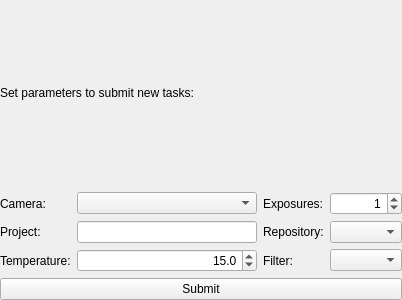
<?xml version="1.0" encoding="UTF-8"?>
<ui version="4.0">
 <class>snowgui::tasksubmissionwidget</class>
 <widget class="QWidget" name="snowgui::tasksubmissionwidget">
  <property name="geometry">
   <rect>
    <x>0</x>
    <y>0</y>
    <width>402</width>
    <height>300</height>
   </rect>
  </property>
  <property name="windowTitle">
   <string>Form</string>
  </property>
  <layout class="QGridLayout" name="gridLayout">
   <property name="leftMargin">
    <number>0</number>
   </property>
   <property name="topMargin">
    <number>0</number>
   </property>
   <property name="rightMargin">
    <number>0</number>
   </property>
   <property name="bottomMargin">
    <number>0</number>
   </property>
   <item row="4" column="3">
    <widget class="QComboBox" name="filterBox"/>
   </item>
   <item row="2" column="0">
    <widget class="QLabel" name="projectLabel">
     <property name="text">
      <string>Project:</string>
     </property>
    </widget>
   </item>
   <item row="2" column="2">
    <widget class="QLabel" name="repositoryLabel">
     <property name="text">
      <string>Repository:</string>
     </property>
    </widget>
   </item>
   <item row="2" column="3">
    <widget class="QComboBox" name="repositoryBox"/>
   </item>
   <item row="1" column="2">
    <widget class="QLabel" name="exposuresLabel">
     <property name="text">
      <string>Exposures:</string>
     </property>
    </widget>
   </item>
   <item row="2" column="1">
    <widget class="QLineEdit" name="projectField"/>
   </item>
   <item row="1" column="3">
    <widget class="QSpinBox" name="exposuresBox">
     <property name="alignment">
      <set>Qt::AlignRight|Qt::AlignTrailing|Qt::AlignVCenter</set>
     </property>
     <property name="value">
      <number>1</number>
     </property>
    </widget>
   </item>
   <item row="1" column="1">
    <widget class="QComboBox" name="cameraBox"/>
   </item>
   <item row="4" column="2">
    <widget class="QLabel" name="filterLabel">
     <property name="text">
      <string>Filter:</string>
     </property>
    </widget>
   </item>
   <item row="4" column="1">
    <widget class="QDoubleSpinBox" name="temperatureBox">
     <property name="alignment">
      <set>Qt::AlignRight|Qt::AlignTrailing|Qt::AlignVCenter</set>
     </property>
     <property name="decimals">
      <number>1</number>
     </property>
     <property name="minimum">
      <double>-40.000000000000000</double>
     </property>
     <property name="maximum">
      <double>30.000000000000000</double>
     </property>
     <property name="value">
      <double>15.000000000000000</double>
     </property>
    </widget>
   </item>
   <item row="7" column="0" colspan="4">
    <widget class="QPushButton" name="submitButton">
     <property name="text">
      <string>Submit</string>
     </property>
    </widget>
   </item>
   <item row="1" column="0">
    <widget class="QLabel" name="cameraLabel">
     <property name="text">
      <string>Camera:</string>
     </property>
    </widget>
   </item>
   <item row="4" column="0">
    <widget class="QLabel" name="temperatureLabel">
     <property name="text">
      <string>Temperature:</string>
     </property>
    </widget>
   </item>
   <item row="0" column="0" colspan="4">
    <widget class="QLabel" name="label">
     <property name="text">
      <string>Set parameters to submit new tasks:</string>
     </property>
    </widget>
   </item>
  </layout>
 </widget>
 <resources/>
 <connections/>
</ui>
